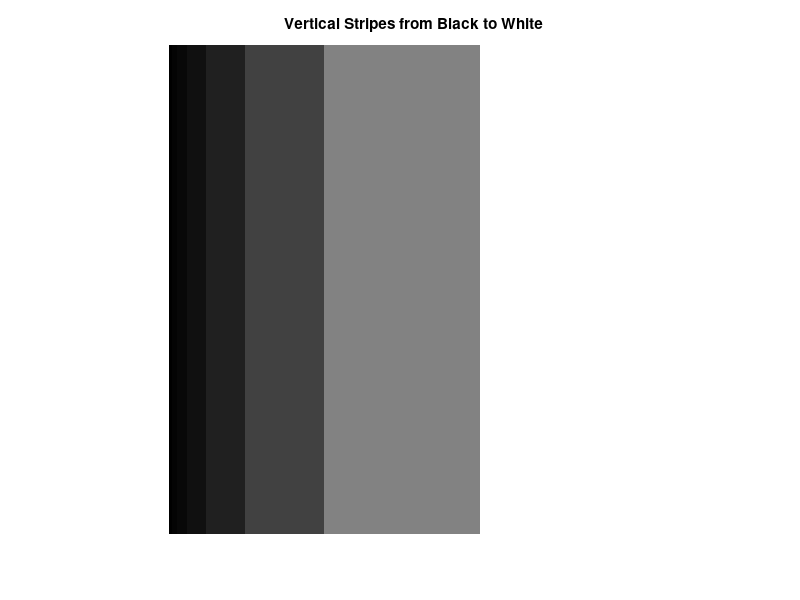

The MATLAB script that drew this image: (Note: this script raises an error after producing the figure.)
clc;
close all;
clear all;

size = 1000;
img = zeros(size, size);

length = 5;
drawedLength = 1;
while drawedLength+length < size
    img(:, drawedLength:drawedLength+length) = length;
    drawedLength =  drawedLength + length;
    length = length * 2;
end


img(:, drawedLength:size) = length;
img = img/max(img(:));

figure(); imshow(img); title('Vertical Stripes from Black to White');
imwrite(img, 'results/lab01_opt08_task01_01.jpg');